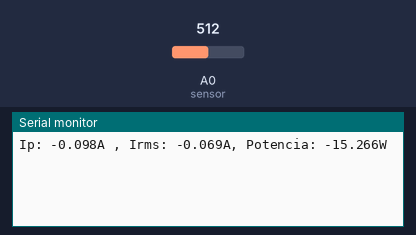
Bench run of a sketch on a simulated Arduino Uno, built with avr-gcc and run on an emulated ATmega328P. On the bench: the last lines printed to the serial monitor. Inputs (shaded band) come from the test bench; at power-on: A0 (sensor) = 512.

Above: at 1.2 s.
1.3 s: A0 (sensor) set to 490
At 2.1 s:
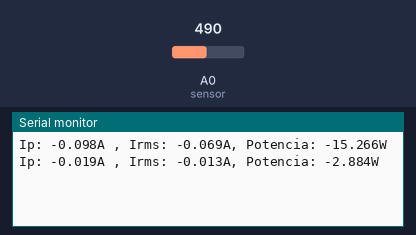
2.8 s: A0 (sensor) set to 510
At 4.3 s:
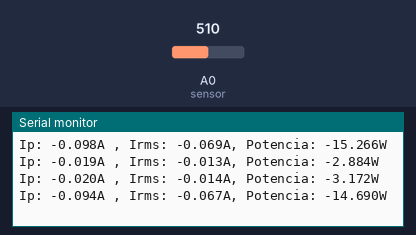
Timing chart, 0 to 5.8 s (numbered marks = the images above; inputs shaded):
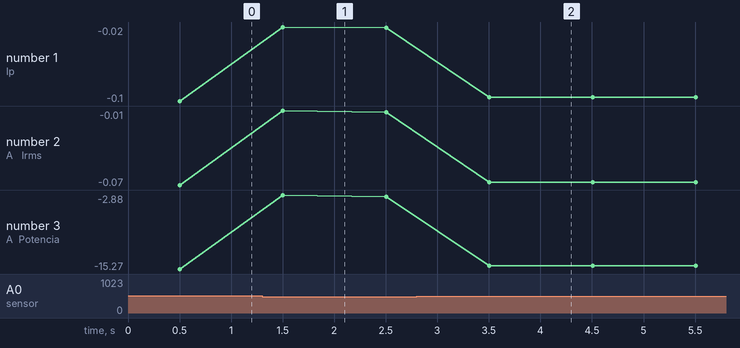

Measured:
- after the input at 1.3 s, the serial monitor: prints a new line after 0.20 s (image 1)
- after the input at 2.8 s, the serial monitor: prints a new line after 0.71 s (image 2)
- plotted number 1: -0.1 → -0.02 after the input at 1.3 s, -0.02 → -0.09 after the input at 2.8 s
- plotted number 2: -0.07 → -0.01 after the input at 1.3 s, -0.01 → -0.07 after the input at 2.8 s
- plotted number 3: -15.27 → -3.17 after the input at 1.3 s, -3.17 → -14.69 after the input at 2.8 s

The sketch:

ACS712-30A.ino
```cpp
float Sensibilidad=0.66; //sensibilidad en V/A para nuestro sensor
float offset=0.100; // Equivale a la amplitud del ruido
float valorReposo = 2.50; //2.527
float intensidadPico = 0;
float tensionRed = 230.0;

void setup() {

  Serial.begin(9600);
}

void loop() {

  float Ip=get_corriente();//obtenemos la corriente pico
  float Irms=Ip*0.707; //Intensidad RMS = Ipico/(2^1/2)
  float P=Irms*220.0; // P=IV watts
  Serial.print("Ip: ");
  Serial.print(Ip,3);
  Serial.print("A , Irms: ");
  Serial.print(Irms,3);
  Serial.print("A, Potencia: ");
  Serial.print(P,3);
  Serial.println("W");
  delay(500);
}

float get_corriente()
{
  float voltajeSensor;
  float corriente=0;
  long tiempo=millis();
  float Imax=0;
  float Imin=0;

  while(millis()-tiempo<500)//realizamos mediciones durante 0.5 segundos
  {
    voltajeSensor = analogRead(A0) * (5.0 / 1023.0);//lectura del sensor en volt
    corriente= 0.9 * corriente + 0.1 * ((voltajeSensor - valorReposo)/Sensibilidad); //Ecuación  para obtener la corriente
    if(corriente>Imax)Imax=corriente;
    if(corriente<Imin)Imin=corriente;
  }
  return(((Imax-Imin)/2)-offset);
}
```
